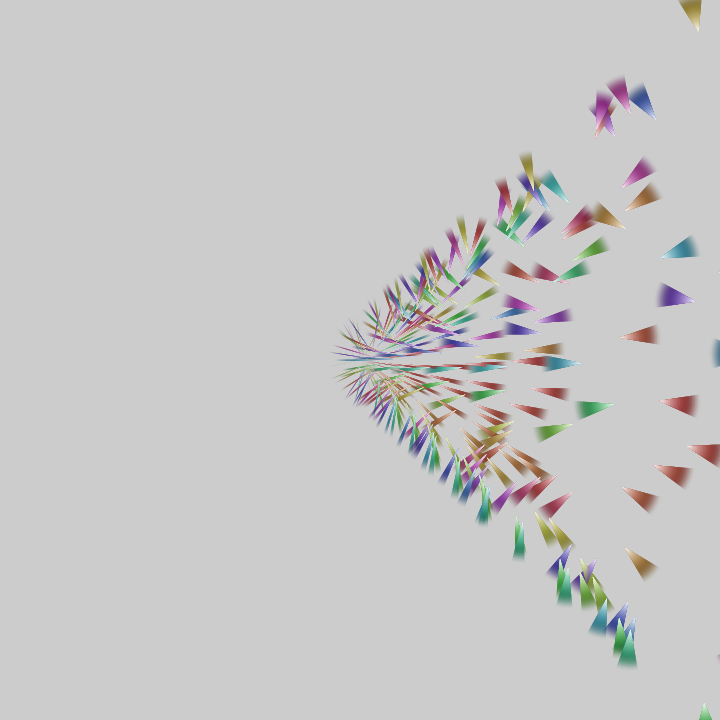
Frame 1 (no input)
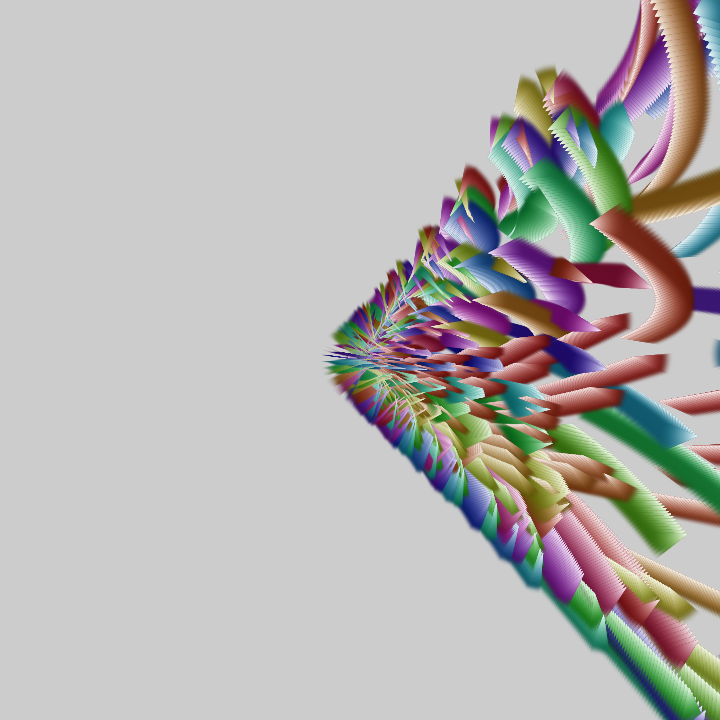
Frame 60 (the mouse pressed at the canvas centre just before this capture)
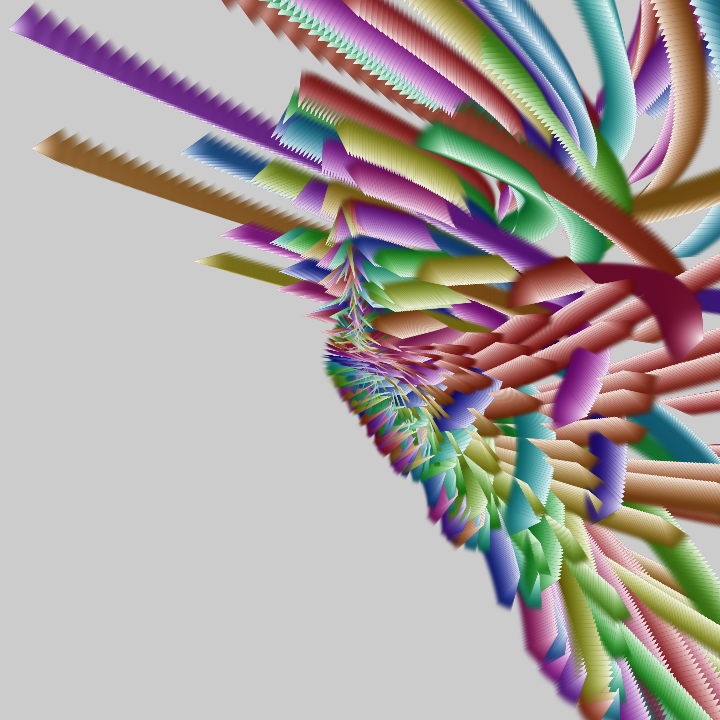
Frame 120 (the mouse held since frame 60 and released just before this capture)

The Processing sketch that drew these frames (run headless with seeded random() and noise(); from frame 60 on, the mouse is pressed at the canvas centre):

// Processing sketch: bit2atom_20210217c_occArcs2
// ── bit2atom_20210217c_occArcs2.pde
float t, d, r, T;
void setup() {
  size(720, 720);
  noStroke();
  colorMode(HSB);
}
void draw() {
  clear();
  t+=.003;
  for (d=90; d>0; d-=3)
    for (r=0; r<TAU; r+=.01) {
      fill((r*r*40)%255, d*3, 255-d*2, 255-d*3);
      arc(cos(r*t)*(T=tan(t+sin(r)*99)*99)+360, sin(r-t)*T+360, d, d, r-T/999, r+T/999);
    }
}
